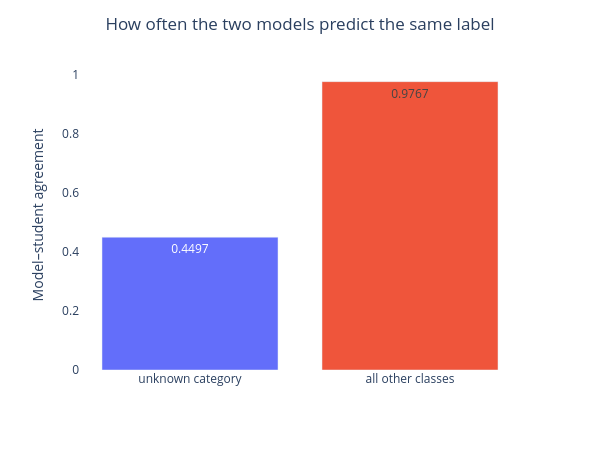

Notebook source saved alongside this figure:
### Code cell
# How often do the two models predict the same label, split by unknown vs the rest?
# Join on event_id_cnty since the two files cover overlapping (not identical) events.
keep = ['event_id_cnty', 'class', 'predicted_class']
m = pd.read_csv(MODEL_CSV, usecols=keep, low_memory=False)
s = pd.read_csv(STUDENTS_CSV, usecols=keep, low_memory=False)
joined = m.merge(s, on='event_id_cnty', suffixes=('_model', '_students'))
joined['agree'] = joined['predicted_class_model'] == joined['predicted_class_students']

is_unknown = joined['class_model'] == UNKNOWN
agreement = pd.DataFrame({
    'group': ['unknown category', 'all other classes'],
    'shared_events': [is_unknown.sum(), (~is_unknown).sum()],
    'agreement': [joined.loc[is_unknown, 'agree'].mean(),
                  joined.loc[~is_unknown, 'agree'].mean()],
})
display(agreement)

fig = px.bar(agreement, x='group', y='agreement', color='group', text=agreement['agreement'].round(4),
             labels={'group': '', 'agreement': 'Model–student agreement'})
fig.update_layout(title={'text': 'How often the two models predict the same label', 'x': 0.5},
                  plot_bgcolor='white', width=600, height=450,
                  yaxis={'range': [0, 1.05]}, showlegend=False)
fig.show()

### Figure 1 — Plotly figure (JSON) as saved in the notebook; plotly's stock layout.template omitted (floating-point values rounded to 4 significant figures)
{"data": [{"hovertemplate": "=%{x}<br>Model–student agreement=%{y}<br>text=%{text}<extra></extra>", "legendgroup": "unknown category", "marker": {"color": "#636efa", "pattern": {"shape": ""}}, "name": "unknown category", "orientation": "v", "showlegend": true, "text": [0.4497], "textposition": "auto", "type": "bar", "x": ["unknown category"], "xaxis": "x", "y": [0.4497], "yaxis": "y"}, {"hovertemplate": "=%{x}<br>Model–student agreement=%{y}<br>text=%{text}<extra></extra>", "legendgroup": "all other classes", "marker": {"color": "#EF553B", "pattern": {"shape": ""}}, "name": "all other classes", "orientation": "v", "showlegend": true, "text": [0.9767], "textposition": "auto", "type": "bar", "x": ["all other classes"], "xaxis": "x", "y": [0.9767], "yaxis": "y"}], "layout": {"barmode": "relative", "height": 450, "legend": {"title": {"text": ""}, "tracegroupgap": 0}, "margin": {"t": 60}, "plot_bgcolor": "white", "showlegend": false, "title": {"text": "How often the two models predict the same label", "x": 0.5}, "width": 600, "xaxis": {"anchor": "y", "categoryarray": ["unknown category", "all other classes"], "categoryorder": "array", "domain": [0, 1], "title": {"text": ""}}, "yaxis": {"anchor": "x", "domain": [0, 1], "range": [0, 1.05], "title": {"text": "Model–student agreement"}}}}
